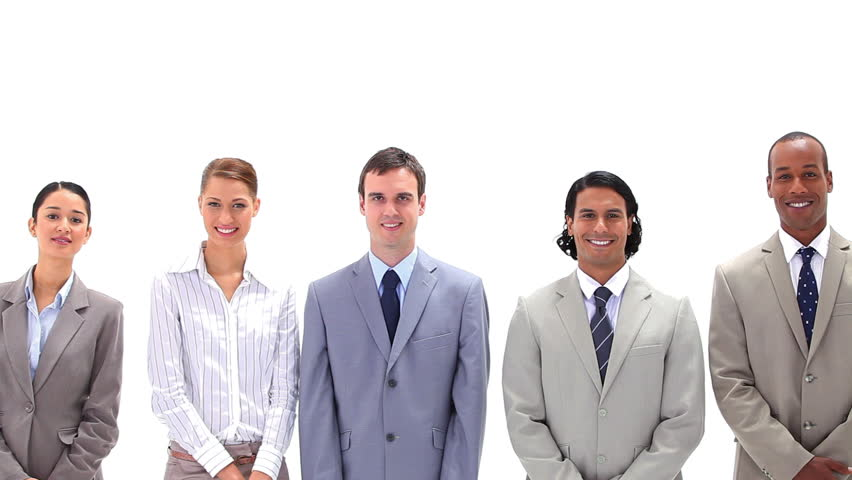
#> input picture DIP_Lab_prac/Day3/3.jpg, 852 x 480 px
$ python prog3.py
#> lines starting #> are read from the running program, lines starting #| are printed output that depends on the picture
import cv2
import numpy as np

img = cv2.imread('3.jpg',-1)
#> img is the input picture: shape (480, 852, 3); mean B, G, R 208.4, 205.8, 211.5
x1 = 100
x2 = 400
y1 = 200
y2 = 400

roi = img[x1:x2,y1:y2]
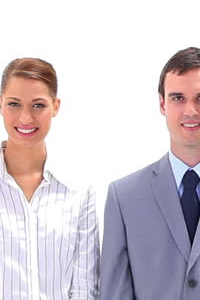
#> roi: shape (300, 200, 3); mean B, G, R 208, 201.7, 211.4
cv2.imwrite('cropped_img.jpg',roi)
